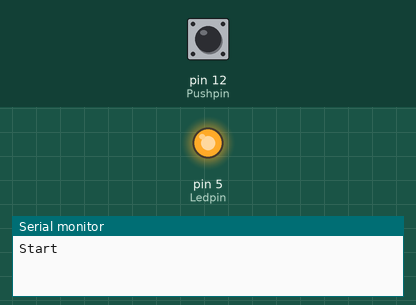
A sketch run on a simulated Arduino Uno, built with avr-gcc and run on an emulated ATmega328P. On the bench: output pins drawn as LEDs (lit = HIGH), the last lines printed to the serial monitor. The inputs (shaded band) are chosen by the test bench; at power-on: pin 12 (Pushpin) HIGH. Random numbers use the default seed unless the sketch sets one.

Above: at 2.9 s.
3.0 s: pin 12 (Pushpin) pulled LOW for 0.15 s
At 4.2 s:
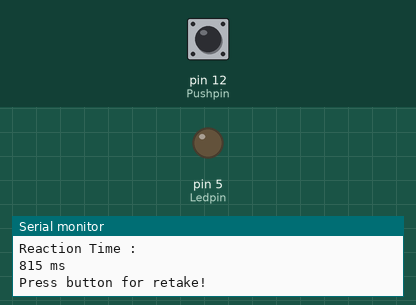
4.6 s: pin 12 (Pushpin) pulled LOW for 1 s
8.6 s: pin 12 (Pushpin) pulled LOW for 3.2 s
Timing chart, 0 to 11.6 s (numbered marks = the images above; inputs shaded):
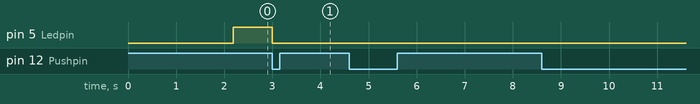

Measured:
- after the input at 3.0 s, pin 5 (Ledpin): HIGH → LOW at once

The sketch:

Question_3.ino
```cpp
// C++ code
//

int Pushpin = 12;
int Ledpin = 5;

void setup()
{
  Serial.begin(9600);
  randomSeed(analogRead(A0));
  pinMode(Pushpin, INPUT_PULLUP);
  pinMode(Ledpin, OUTPUT);
}

void loop()
{
  Serial.println("Start");
  int Delaytime = random(1000, 5000);
  delay(Delaytime);

  unsigned long starttime = millis();
  digitalWrite(Ledpin, HIGH);

  while (digitalRead(Pushpin)!=LOW);

  unsigned long endtime = millis();
  digitalWrite(Ledpin, LOW);

  Serial.println("Reaction Time : ");
  unsigned long Timetaken = endtime- starttime;
  Serial.print(Timetaken);
  Serial.println(" ms");
  while (digitalRead(Pushpin) == LOW);

  Serial.println("\nPress button for retake!\n");
  while (digitalRead(Pushpin)!=LOW);

  while (digitalRead(Pushpin) == LOW);
}
```
